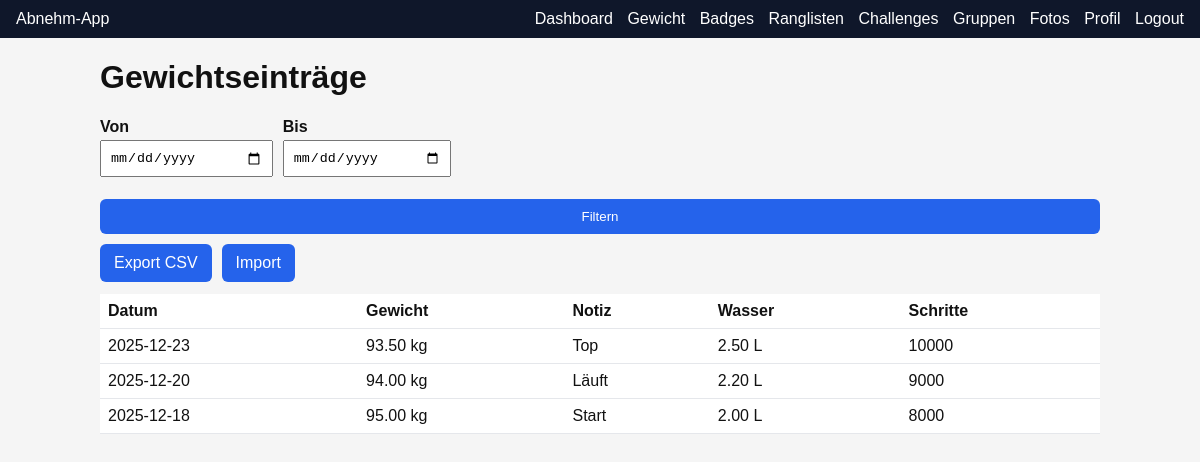
The app's page /weighins (signed in) with its own data.
### tables this page shows
CREATE TABLE weigh_ins (
    id INT AUTO_INCREMENT PRIMARY KEY,
    user_id INT NOT NULL,
    date DATE NOT NULL,
    weight_kg DECIMAL(5,2) NOT NULL,
    note TEXT NULL,
    water_l DECIMAL(4,2) NULL,
    steps INT NULL,
    created_at DATETIME,
    UNIQUE KEY uniq_user_date (user_id, date),
    INDEX idx_user_date (user_id, date),
    FOREIGN KEY (user_id) REFERENCES users(id) ON DELETE CASCADE
);

### app/routes.php (called while the page is built, shortened)
<?php
$routes = [
    'GET' => [
        '/' => ['DashboardController', 'index'],
        '/login' => ['AuthController', 'showLogin'],
        '/register' => ['AuthController', 'showRegister'],
        '/logout' => ['AuthController', 'logout'],
        '/password/forgot' => ['AuthController', 'showForgot'],
        '/password/reset' => ['AuthController', 'showReset'],
        '/profile' => ['ProfileController', 'show'],
        '/weighins' => ['WeighInController', 'index'],
        '/weighins/export' => ['ExportImportController', 'export'],
        '/import' => ['ExportImportController', 'showImport'],
        '/badges' => ['BadgeController', 'index'],
        '/leaderboards' => ['LeaderboardController', 'index'],
        '/groups' => ['GroupController', 'index'],
        '/challenges' => ['ChallengeController', 'index'],
        '/photos' => ['PhotoController', 'index'],
    ],
    'POST' => [
        '/login' => ['AuthController', 'login'],
        '/register' => ['AuthController', 'register'],
        '/password/forgot' => ['AuthController', 'forgot'],
        '/password/reset' => ['AuthController', 'reset'],
        '/profile/update' => ['ProfileController', 'update'],
        '/profile/password' => ['ProfileController', 'changePassword'],
        '/profile/delete' => ['ProfileController', 'delete'],
        '/weighins/create' => ['WeighInController', 'create'],
        '/weighins/import' => ['ExportImportController', 'import'],
        '/groups/create' => ['GroupController', 'create'],
        '/groups/join' => ['GroupController', 'join'],
        '/groups/{id}/remove' => ['GroupController', 'removeMember'],
        '/challenges/join' => ['ChallengeController', 'join'],
        '/photos/upload' => ['PhotoController', 'upload'],
    ],
];

### app/bootstrap.php (called while the page is built, shortened)
<?php
spl_autoload_register(function ($class) {
    $prefix = 'App\\';
    $base_dir = __DIR__ . '/';
    $len = strlen($prefix);
    $relative_class = substr($class, $len);
    $file = $base_dir . str_replace('\\', '/', $relative_class) . '.php';
});
function view(string $template, array $data = []) {
    extract($data);
    require __DIR__ . '/views/' . $template . '.php';
    return ob_get_clean();
}
function e($value) {
    return htmlspecialchars((string)$value, ENT_QUOTES, 'UTF-8');
}
function auth_user() {
    return $_SESSION['user'] ?? null;
}

### app/controllers/WeighInController.php (called while the page is built, shortened)
<?php
class WeighInController
{
    private WeighIn $weighIns;
    public function __construct(\PDO $pdo)
    {
        $this->weighIns = new WeighIn($pdo);
    }
    public function index()
    {
        $from = $_GET['from'] ?? null;
        $to = $_GET['to'] ?? null;
        $entries = $this->weighIns->getByUser(auth_user()['id'], $from, $to);
        return view('weighins/index', ['title' => 'Gewichtsverlauf', 'entries' => $entries]);
    }
}

### app/models/WeighIn.php (called while the page is built, shortened)
<?php
class WeighIn
{
    private \PDO $pdo;
    public function __construct(\PDO $pdo)
    {
        $this->pdo = $pdo;
    }
    public function getByUser(int $userId, ?string $from = null, ?string $to = null)
    {
        $sql = 'SELECT * FROM weigh_ins WHERE user_id=:uid';
        $params = ['uid' => $userId];
        $sql .= ' ORDER BY date DESC';
        $stmt = $this->pdo->prepare($sql);
        $stmt->execute($params);
        return $stmt->fetchAll();
    }
}

### app/views/weighins/index.php (the view, shortened to what this page needs)
<h1>Gewichtseinträge</h1>
<form method="GET" class="row">
    <label>Von <input type="date" name="from" value="<?= e($_GET['from'] ?? '') ?>"></label>
    <label>Bis <input type="date" name="to" value="<?= e($_GET['to'] ?? '') ?>"></label>
    <button type="submit">Filtern</button>
    <a class="button" href="/weighins/export">Export CSV</a>
    <a class="button" href="/import">Import</a>
</form>
<table>
    <thead><tr><th>Datum</th><th>Gewicht</th><th>Notiz</th><th>Wasser</th><th>Schritte</th></tr></thead>
    <tbody>
    <?php foreach ($entries as $e): ?>
        <tr>
            <td><?= e($e['date']) ?></td>
            <td><?= e($e['weight_kg']) ?> kg</td>
            <td><?= e($e['note']) ?></td>
            <td><?= e($e['water_l']) ?> L</td>
            <td><?= e($e['steps']) ?></td>
        </tr>
    <?php endforeach; ?>
    </tbody>
</table>
<?php $content = ob_get_clean(); include __DIR__ . '/../layout.php'; ?>

### public/index.php (shortened to what this page needs)
<?php
require __DIR__ . '/../app/bootstrap.php';
$path = parse_url($_SERVER['REQUEST_URI'], PHP_URL_PATH) ?? '/';
$method = $_SERVER['REQUEST_METHOD'];
require __DIR__ . '/../app/routes.php';
foreach ($routes[$method] as $pattern => $handler) {
    $regex = '#^' . preg_replace('#\{([a-zA-Z0-9_]+)\}#', '(?P<$1>[^/]+)', $pattern) . '$#';
    if (preg_match($regex, $path, $matches)) {
        foreach ($matches as $k => $v) {
            if (is_int($k)) unset($matches[$k]);
        }
        [$controller, $action] = $handler;
        $instance = new $controllerClass($pdo);
        echo $instance->$action($matches);
        exit;
    }
}

### public/assets/css/app.css (style rules this page uses)
body { font-family: Arial, sans-serif; margin:0; padding:0; background:#f5f5f5; color:#111; }
.row { display:flex; flex-wrap:wrap; gap:10px; align-items:flex-end; }
label { display:block; font-weight:600; margin-bottom:8px; }
input, select, button, textarea { width:100%; padding:8px; margin-top:4px; box-sizing:border-box; }
button, .button { background:#2563eb; color:#fff; border:none; padding:10px 14px; border-radius:6px; cursor:pointer; text-decoration:none; display:inline-block; }
table { width:100%; border-collapse:collapse; background:#fff; margin-top:12px; }
table th, table td { padding:8px; border-bottom:1px solid #e5e7eb; text-align:left; }

### records on screen
weigh_ins: date "2025-12-23", weight_kg "93.50", note "Top", water_l "2.50", steps "10000"
weigh_ins: date "2025-12-20", weight_kg "94.00", note "Läuft", water_l "2.20", steps "9000"
weigh_ins: date "2025-12-18", weight_kg "95.00", note "Start", water_l "2.00", steps "8000"
